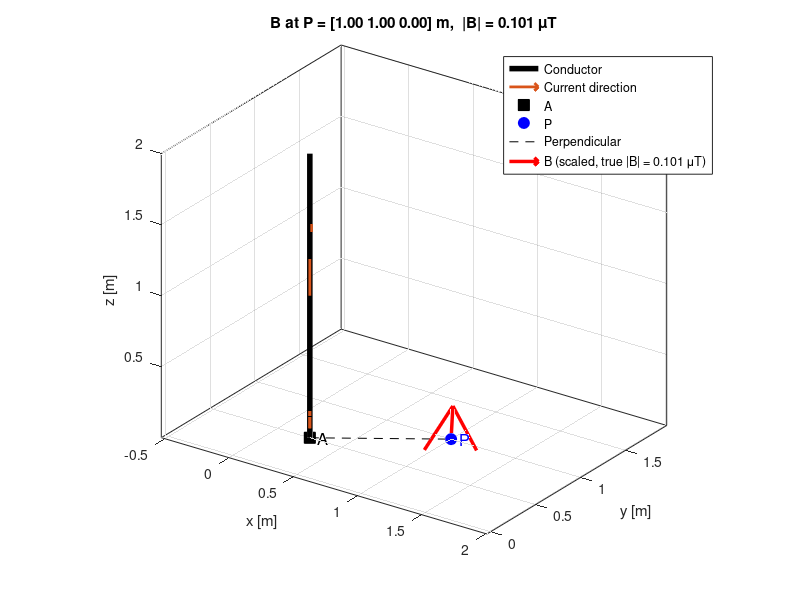

This figure's MATLAB source:
%% biot_savart_wire.m
% Magnetic field of a finite straight conductor (parallel to z-axis)
% computed with the Biot-Savart law, plus 3D vector visualization.
%
% Requires MATLAB R2016b or newer (local functions in scripts).

clear; clc; close all;

%% ------------------------- 1. INPUT PARAMETERS -------------------------
mu0 = 4*pi*1e-7;          % vacuum permeability [T*m/A]

I   = 1;                 % current [A]  (positive = +z direction)
l   = 2;                  % conductor length [m]
A   = [0.25, 0.5, 0];    % point A [m] = LOWER END of the wire
                          % (wire runs from A to A + [0 0 l])
P   = [1, 1, 0];    % observation point P [m]

N   = 2000;               % number of segments for numerical integration

%% ------------------------- 2. WIRE GEOMETRY ----------------------------
% Wire is parallel to z: x = Ax, y = Ay, z from Az to Az + l
zEdges = linspace(A(3), A(3) + l, N + 1);        % segment boundaries
zMid   = (zEdges(1:end-1) + zEdges(2:end)) / 2;  % segment midpoints
dz     = l / N;                                  % segment length

% Midpoint positions of all current elements (N x 3)
src = [A(1)*ones(N,1), A(2)*ones(N,1), zMid(:)];

% Vector current element dl for every segment (direction = +z)
dl  = repmat([0, 0, dz], N, 1);

%% ------------------- 3. BIOT-SAVART (NUMERICAL) ------------------------
%   dB = (mu0*I / 4*pi) * (dl x r) / |r|^3,   r = P - r_source
r    = P - src;                          % vectors source -> P (N x 3)
rMag = sqrt(sum(r.^2, 2));               % |r| (N x 1)

if any(rMag < 1e-9)
    error('Point P lies on the conductor: field is singular there.');
end

dB = (mu0*I/(4*pi)) * cross(dl, r, 2) ./ rMag.^3;   % per-segment field
B  = sum(dB, 1);                                    % total B at P [T]

%% ------------------- 4. ANALYTIC CHECK (finite wire) -------------------
% B = mu0*I/(4*pi*rho) * (sin(a2) - sin(a1)) * phi_hat
dx  = P(1) - A(1);   dy = P(2) - A(2);
rho = hypot(dx, dy);                     % perpendicular distance to wire
z1  = A(3)        - P(3);                % lower end relative to P
z2  = A(3) + l    - P(3);                % upper end relative to P
Bphi = mu0*I/(4*pi*rho) * ( z2/sqrt(rho^2 + z2^2) - z1/sqrt(rho^2 + z1^2) );
phiHat = [-dy, dx, 0] / rho;             % azimuthal unit vector (z_hat x rho_hat)
B_an = Bphi * phiHat;

%% ------------------------- 5. RESULTS ----------------------------------
fprintf('Numerical B = [%.4e  %.4e  %.4e] T\n', B);
fprintf('Analytic  B = [%.4e  %.4e  %.4e] T\n', B_an);
fprintf('|B| (numerical) = %.4e T  (%.3f uT)\n', norm(B), norm(B)*1e6);
fprintf('Relative difference = %.2e\n', norm(B - B_an)/norm(B_an));

%% ------------------------- 6. 3D VISUALIZATION -------------------------
figure('Name', 'Biot-Savart: finite straight wire', 'Color', 'w');
hold on; grid on; box on;

% Wire (thick line) and current-direction arrow at its centre
plot3([A(1) A(1)], [A(2) A(2)], [A(3) A(3)+l], 'k-', 'LineWidth', 4);
quiver3(A(1), A(2), A(3)+l/2, 0, 0, sign(I)*l/5, 0, ...
        'Color', [0.85 0.33 0.1], 'LineWidth', 2, 'MaxHeadSize', 2);
text(A(1), A(2), A(3)+l/2 + sign(I)*l/4, 'I', ...
     'Color', [0.85 0.33 0.1], 'FontSize', 12, 'FontWeight', 'bold');

% Points A and P
plot3(A(1), A(2), A(3), 'ks', 'MarkerFaceColor', 'k', 'MarkerSize', 8);
plot3(P(1), P(2), P(3), 'bo', 'MarkerFaceColor', 'b', 'MarkerSize', 8);
text(A(1), A(2), A(3), '  A', 'FontSize', 12);
text(P(1), P(2), P(3), '  P', 'FontSize', 12, 'Color', 'b');

% Perpendicular dashed line from the wire axis to P (visual aid)
plot3([A(1) P(1)], [A(2) P(2)], [P(3) P(3)], 'k--');

% B-field vector at P.  B is ~1e-6 T, so scale it for visibility:
% the arrow is drawn with length = 0.25*l; the true value is in the legend.
scale = 0.25 * l / norm(B);
quiver3(P(1), P(2), P(3), B(1)*scale, B(2)*scale, B(3)*scale, 0, ...
        'Color', 'r', 'LineWidth', 2.5, 'MaxHeadSize', 0.8);

xlabel('x [m]'); ylabel('y [m]'); zlabel('z [m]');
title(sprintf('B at P = [%.2f %.2f %.2f] m,  |B| = %.3g \\muT', P, norm(B)*1e6));
legend({'Conductor', 'Current direction', 'A', 'P', 'Perpendicular', ...
        sprintf('B (scaled, true |B| = %.3g \\muT)', norm(B)*1e6)}, ...
        'Location', 'best');
axis equal; view(35, 25);
hold off;
